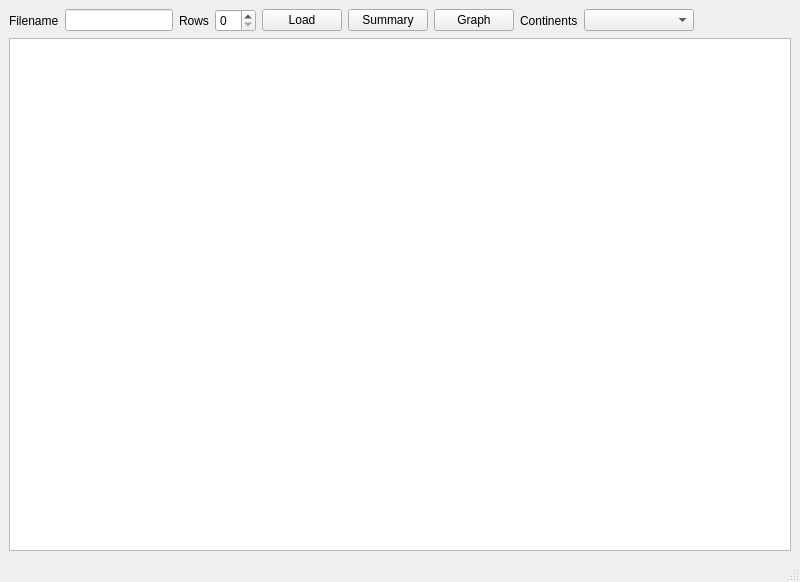
<?xml version="1.0" encoding="UTF-8"?>
<ui version="4.0">
 <class>MainWindow</class>
 <widget class="QMainWindow" name="MainWindow">
  <property name="geometry">
   <rect>
    <x>0</x>
    <y>0</y>
    <width>800</width>
    <height>582</height>
   </rect>
  </property>
  <property name="windowTitle">
   <string>Covid-19 Dashboard</string>
  </property>
  <widget class="QWidget" name="centralwidget">
   <layout class="QGridLayout" name="gridLayout">
    <item row="1" column="0">
     <layout class="QVBoxLayout" name="verticalLayout">
      <item>
       <widget class="QTableWidget" name="tableWidget"/>
      </item>
     </layout>
    </item>
    <item row="0" column="0">
     <layout class="QHBoxLayout" name="horizontalLayout">
      <item>
       <widget class="QLabel" name="label_2">
        <property name="text">
         <string>Filename</string>
        </property>
       </widget>
      </item>
      <item>
       <widget class="QLineEdit" name="lineEdit"/>
      </item>
      <item>
       <widget class="QLabel" name="label">
        <property name="text">
         <string>Rows</string>
        </property>
       </widget>
      </item>
      <item>
       <widget class="QSpinBox" name="spinBox"/>
      </item>
      <item>
       <widget class="QPushButton" name="pushButton">
        <property name="text">
         <string>Load</string>
        </property>
       </widget>
      </item>
      <item>
       <widget class="QPushButton" name="pushButton_2">
        <property name="text">
         <string>Summary</string>
        </property>
       </widget>
      </item>
      <item>
       <widget class="QPushButton" name="pushButton_3">
        <property name="text">
         <string>Graph</string>
        </property>
       </widget>
      </item>
      <item>
       <widget class="QLabel" name="label_3">
        <property name="text">
         <string>Continents</string>
        </property>
       </widget>
      </item>
      <item>
       <widget class="QComboBox" name="comboBox">
        <item>
         <property name="text">
          <string/>
         </property>
        </item>
        <item>
         <property name="text">
          <string>Asia</string>
         </property>
        </item>
        <item>
         <property name="text">
          <string>Europe</string>
         </property>
        </item>
        <item>
         <property name="text">
          <string>Africa</string>
         </property>
        </item>
        <item>
         <property name="text">
          <string>North America</string>
         </property>
        </item>
        <item>
         <property name="text">
          <string>South America</string>
         </property>
        </item>
        <item>
         <property name="text">
          <string>Ocenia</string>
         </property>
        </item>
       </widget>
      </item>
      <item>
       <spacer name="horizontalSpacer">
        <property name="orientation">
         <enum>Qt::Horizontal</enum>
        </property>
        <property name="sizeHint" stdset="0">
         <size>
          <width>40</width>
          <height>20</height>
         </size>
        </property>
       </spacer>
      </item>
     </layout>
    </item>
   </layout>
  </widget>
  <widget class="QMenuBar" name="menubar">
   <property name="geometry">
    <rect>
     <x>0</x>
     <y>0</y>
     <width>800</width>
     <height>21</height>
    </rect>
   </property>
  </widget>
  <widget class="QStatusBar" name="statusbar"/>
 </widget>
 <resources/>
 <connections/>
</ui>
